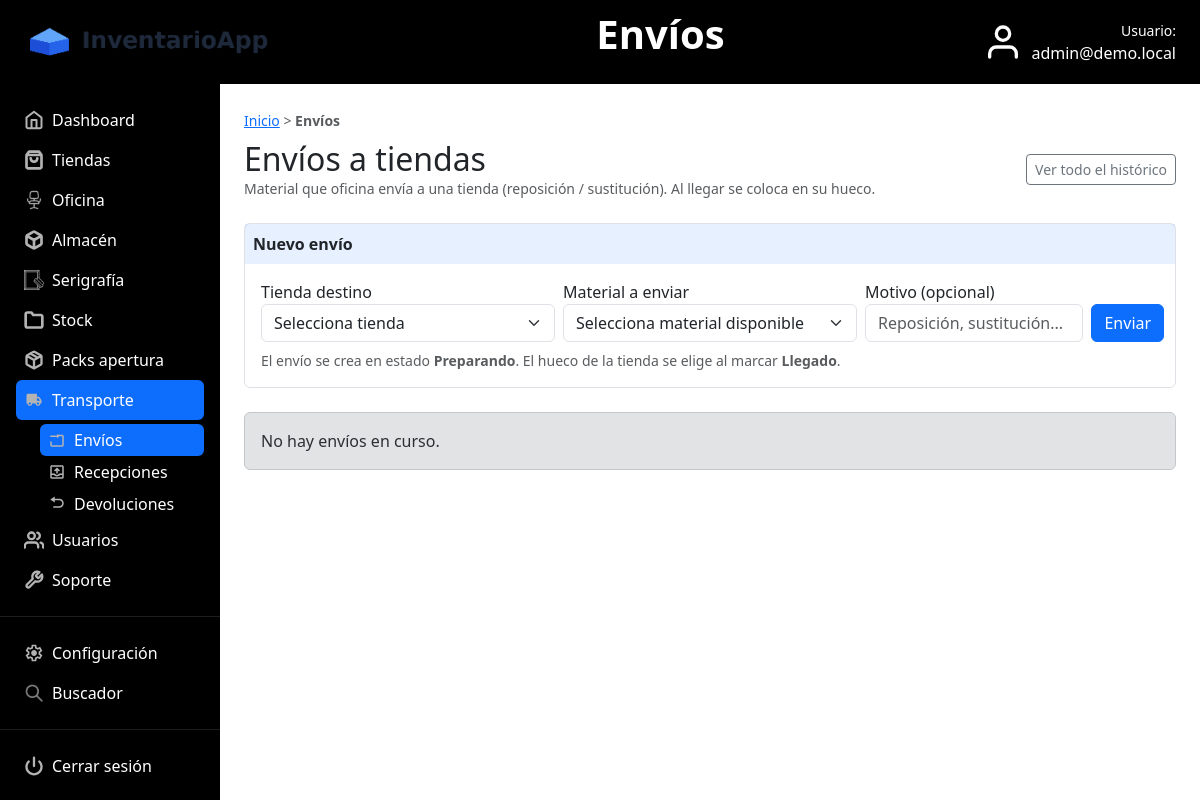
The page /controller/envio.php (signed in) on the database as committed earlier.
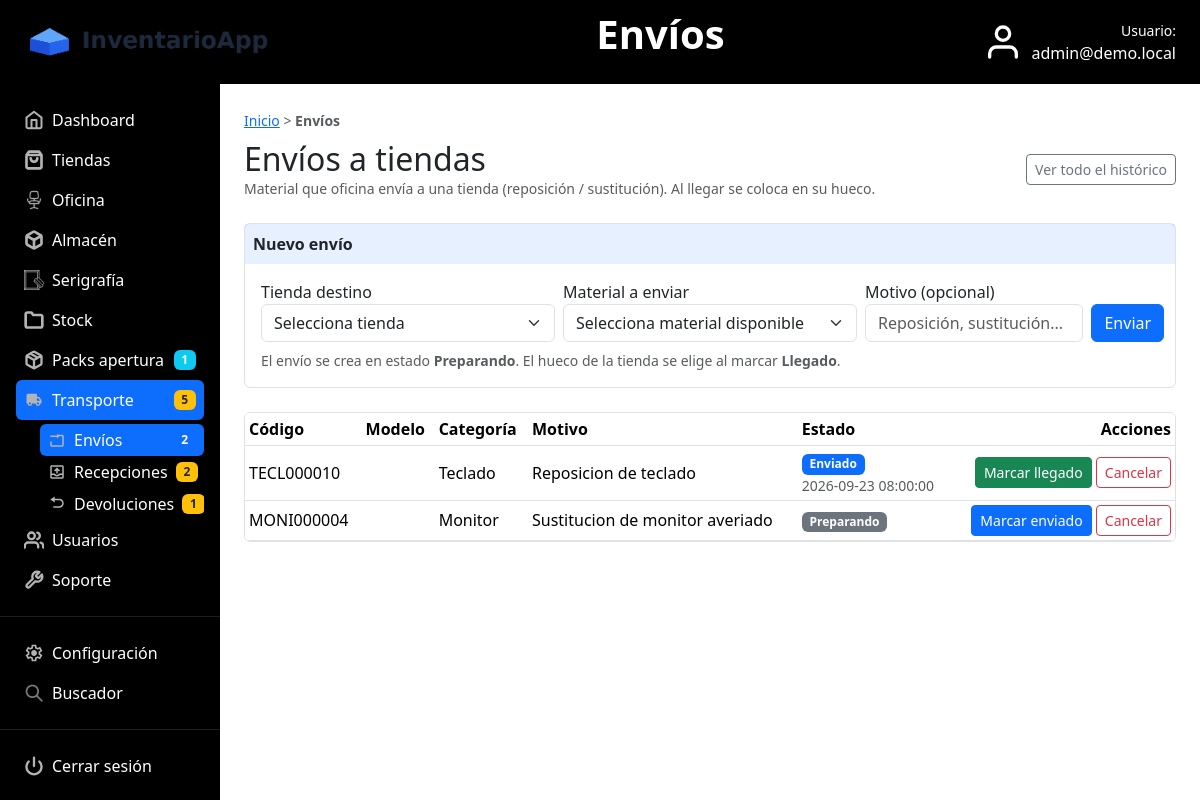
The same page on the database as committed later.
### tables this page shows
CREATE TABLE `envio` (
  `id` int(11) NOT NULL AUTO_INCREMENT,
  `id_producto` int(11) NOT NULL,
  `id_tienda_destino` int(11) NOT NULL,
  `slot_destino` varchar(30) NOT NULL DEFAULT '',
  `motivo` varchar(255) DEFAULT NULL,
  `estado` enum('preparando','enviado','llegado','cancelado') NOT NULL DEFAULT 'preparando',
  `fecha_creacion` datetime NOT NULL DEFAULT current_timestamp(),
  `usuario_creacion` varchar(100) DEFAULT NULL,
  `fecha_enviado` datetime DEFAULT NULL,
  `fecha_llegado` datetime DEFAULT NULL,
  `usuario_llegado` varchar(100) DEFAULT NULL,
  `id_devolucion` int(11) DEFAULT NULL,
  PRIMARY KEY (`id`),
  KEY `idx_estado` (`estado`)
);

CREATE TABLE `producto` (
  `id` int(11) NOT NULL AUTO_INCREMENT,
  `codigo` varchar(50) NOT NULL,
  `modelo` varchar(80) NOT NULL,
  `id_categoria` int(11) NOT NULL,
  `estado` varchar(20) NOT NULL,
  `subtipo` varchar(50) NOT NULL DEFAULT '',
  PRIMARY KEY (`id`),
  UNIQUE KEY `codigo` (`codigo`),
  KEY `id_categoria` (`id_categoria`),
  CONSTRAINT `producto_ibfk_1` FOREIGN KEY (`id_categoria`) REFERENCES `categoria` (`id`)
);

CREATE TABLE `categoria` (
  `id` int(11) NOT NULL AUTO_INCREMENT,
  `nombre` varchar(50) NOT NULL,
  PRIMARY KEY (`id`)
);

### controller/envio.php (called while the page is built, shortened)
<?php
include_once '../model/Envio.php';
include_once '../model/Devolucion.php';
$conexion = InventarioDB::connectDB();
$active = 'envio';
$verTodos = false;
$envios = Envio::listar($conexion, !$verTodos);
include_once '../view/envio_view.php';
exit;

### model/Envio.php (called while the page is built, shortened)
<?php
class Envio
{
    public static function contarEnCurso($cn)
    {
        $stmt = $cn->query("SELECT COUNT(*) AS n FROM envio WHERE estado IN ('preparando','enviado')");
        $fila = $stmt->fetchObject();
        if ($fila) {
            return (int)$fila->n;
        }
        return 0;
    }
    public static function listar($cn, $soloAbiertos)
    {
        $filtro = '';
        if ($soloAbiertos) {
            $filtro = "WHERE e.estado IN ('preparando','enviado')";
        }
        $consulta = "
            SELECT
                e.id, e.slot_destino, e.motivo, e.estado,
                e.fecha_creacion, e.fecha_enviado, e.fecha_llegado, e.usuario_llegado, e.usuario_creacion,
                p.codigo AS codigo, p.modelo AS modelo,
                c.nombre AS categoria,
                t.numero AS tienda_numero, t.nombre AS tienda_nombre
            FROM envio e
            INNER JOIN producto p ON p.id = e.id_producto
            LEFT JOIN categoria c ON c.id = p.id_categoria
            LEFT JOIN tienda t ON t.id = e.id_tienda_destino
            $filtro
            ORDER BY e.fecha_creacion DESC, e.id DESC
        ";
        $stmt = $cn->query($consulta);
        return $stmt->fetchAll(PDO::FETCH_OBJ);
    }
}

### model/Pack.php (called while the page is built, shortened)
<?php
class Pack
{
    public static function contarEnCurso($cn)
    {
        $stmt = $cn->query("SELECT COUNT(*) AS n FROM pack WHERE estado IN ('preparacion','completo','enviado')");
        $fila = $stmt->fetchObject();
        if ($fila) { return (int)$fila->n; }
        return 0;
    }
}

### model/Recepcion.php (called while the page is built, shortened)
<?php
class Recepcion
{
    public static function contarPendientes($cn)
    {
        $stmt = $cn->query("SELECT COUNT(*) AS n FROM recepcion WHERE estado = 'pendiente'");
        $fila = $stmt->fetchObject();
        if ($fila) {
            return (int)$fila->n;
        }
        return 0;
    }
}

### model/Devolucion.php (called while the page is built, shortened)
<?php
class Devolucion
{
    public static function contarPendientes($cn)
    {
        $stmt = $cn->query("SELECT COUNT(*) AS n FROM devolucion WHERE estado = 'pendiente'");
        $fila = $stmt->fetchObject();
        if ($fila) {
            return (int)$fila->n;
        }
        return 0;
    }
}

### view/envio_view.php (the view, shortened to what the changed rows need)
<!DOCTYPE html>
<html lang="es">
<head>
    <link rel="stylesheet" href="../view/css/bootstrap.min.css">
    <link rel="stylesheet" href="../view/css/estilos.css">
</head>
<body class="d-flex flex-column min-vh-100">
    <?php $tituloPagina = 'Envíos'; include_once 'menu.php'; ?>
    <main class="container-fluid flex-grow-1 d-flex p-0">
        <div class="d-flex flex-grow-1 w-100">
            <?php include_once 'sidebar.php'; ?>
            <section class="flex-grow-1 p-4" style="min-width:0;">
                <div class="mb-2">
                    <small class="text-muted">
                    </small>
                </div>
                <div class="d-flex justify-content-between align-items-center mb-4 flex-wrap gap-2">
                    <div>
                        <h2 class="mb-0">Envíos a tiendas</h2>
                    </div>
                    <div>
                    </div>
                </div>
                <div class="border rounded mb-4">
                    <div class="bg-primary bg-opacity-10 p-2 fw-semibold">Nuevo envío</div>
                    <div class="p-3">
                    </div>
                </div>
                <?php include 'envio_lista_parcial.php'; ?>
            </section>
        </div>
    </main>
</body>
</html>

### view/envio_lista_parcial.php (shortened to what the changed rows need)
<?php
$sufijoVolver = '';
?>
<?php if (isset($envios) && count($envios) > 0) { ?>
    <div class="border rounded table-responsive">
        <table class="table table-sm mb-0 align-middle">
            <thead>
                <tr>
                    <th>Código</th>
                    <th>Modelo</th>
                    <th>Categoría</th>
                    <th>Motivo</th>
                    <th>Estado</th>
                    <th class="text-end">Acciones</th>
                </tr>
            </thead>
            <tbody>
                <?php foreach ($envios as $e) { ?>
                    <tr>
                        <td><?php echo $e->codigo; ?></td>
                        <td><?php echo $e->modelo; ?></td>
                        <td><?php if (isset($e->categoria)) { echo $e->categoria; } ?></td>
                        <td>
                            <?php if (isset($e->motivo) && $e->motivo != '') { ?>
                                <?php echo $e->motivo; ?>
                            <?php } else { ?>
                                <span class="text-muted">—</span>
                            <?php } ?>
                        </td>
                        <td>
                            <?php if ($e->estado == 'preparando') { ?>
                                <span class="badge bg-secondary">Preparando</span>
                            <?php } ?>
                            <?php if ($e->estado == 'enviado') { ?>
                                <span class="badge bg-primary">Enviado</span>
                                <?php if (isset($e->fecha_enviado) && $e->fecha_enviado != '') { ?>
                                    <div class="text-muted small"><?php echo $e->fecha_enviado; ?></div>
                                <?php } ?>
                            <?php } ?>
                        </td>
                        <td class="text-end">
                            <?php if ($e->estado == 'preparando') { ?>
                                <a href="envio.php?action=enviado&id=<?php echo $e->id; ?><?php echo $sufijoVolver; ?>"
                                   class="btn btn-primary btn-sm">Marcar enviado</a>
                                <a href="envio.php?action=cancelar&id=<?php echo $e->id; ?><?php echo $sufijoVolver; ?>"
                                   class="btn btn-outline-danger btn-sm"
                                   onclick="return confirm('¿Cancelar este envío? El material vuelve a stock disponible.');">Cancelar</a>
                            <?php } ?>
                            <?php if ($e->estado == 'enviado') { ?>
                                <button type="button" class="btn btn-success btn-sm"
                                        data-bs-toggle="collapse" data-bs-target="#lleg<?php echo $e->id; ?>">
                                    Marcar llegado
                                </button>
                                <a href="envio.php?action=cancelar&id=<?php echo $e->id; ?><?php echo $sufijoVolver; ?>"
                                   class="btn btn-outline-danger btn-sm"
                                   onclick="return confirm('¿Cancelar este envío? El material vuelve a stock disponible.');">Cancelar</a>
                            <?php } ?>
                        </td>
                    </tr>
                <?php } ?>
            </tbody>
        </table>
    </div>
<?php } else { ?>
    <div class="alert alert-secondary mb-0">No hay envíos <?php if (!isset($verTodos) || !$verTodos) { echo 'en curso'; } ?>.</div>
<?php } ?>

### view/sidebar.php (shortened to what the changed rows need)
<?php
include_once __DIR__ . '/../model/Recepcion.php';
$recepcionPendientes = Recepcion::contarPendientes($conexionSidebar);
include_once __DIR__ . '/../model/Pack.php';
$packsEnCurso = Pack::contarEnCurso($conexionSidebar);
include_once __DIR__ . '/../model/Devolucion.php';
$devolucionesPendientes = Devolucion::contarPendientes($conexionSidebar);
include_once __DIR__ . '/../model/Envio.php';
$enviosEnCurso = Envio::contarEnCurso($conexionSidebar);
?>
<nav class="d-none d-lg-flex flex-column bg-black text-white p-0" style="width:220px; min-width:220px;">
    <div class="p-3">
        <?php if ($_SESSION['rol'] == 'admin') { ?>
            <?php if ($active == 'pack') { ?>
                <a href="pack.php" class="menu-link d-flex align-items-center gap-2 text-decoration-none text-white py-2 px-2 rounded active-menu">
            <?php } else { ?>
                <a href="pack.php" class="menu-link d-flex align-items-center gap-2 text-decoration-none text-white py-2 px-2 rounded">
            <?php } ?>
                <img src="../view/img/iconos/pack.svg" alt="" style="width:20px;height:20px;">
                <span>Packs apertura</span>
                <?php if (isset($packsEnCurso) && $packsEnCurso > 0) { ?>
                    <span class="badge bg-info ms-auto"><?php echo $packsEnCurso; ?></span>
                <?php } ?>
            </a>
        <?php } ?>
        <?php
        $transporteActivo = ($active == 'transporte' || $active == 'envio' || $active == 'recepcion' || $active == 'devolucion');
        $totalTransporte = 0;
        if ($_SESSION['rol'] == 'admin' && isset($enviosEnCurso)) { $totalTransporte += $enviosEnCurso; }
        if (isset($recepcionPendientes)) { $totalTransporte += $recepcionPendientes; }
        if (isset($devolucionesPendientes)) { $totalTransporte += $devolucionesPendientes; }
        ?>
        <a href="transporte.php" class="menu-link d-flex align-items-center gap-2 text-decoration-none text-white py-2 px-2 rounded <?php if ($transporteActivo) { echo 'active-menu'; } ?>">
            <img src="../view/img/iconos/transporte.svg" alt="" style="width:20px;height:20px;">
            <span>Transporte</span>
            <?php if ($totalTransporte > 0) { ?>
                <span class="badge bg-warning text-dark ms-auto"><?php echo $totalTransporte; ?></span>
            <?php } ?>
        </a>
        <?php if ($transporteActivo) { ?>
            <div class="ms-4 mt-1 collapse submenu-anim" data-open="1">
                <?php if ($_SESSION['rol'] == 'admin') { ?>
                    <a href="envio.php" class="menu-link d-flex align-items-center gap-2 text-decoration-none text-white py-1 px-2 rounded <?php if ($active == 'envio') { echo 'active-menu'; } ?>">
                        <img src="../view/img/iconos/envio.svg" alt="" style="width:18px;height:18px;">
                        <span>Envíos</span>
                        <?php if (isset($enviosEnCurso) && $enviosEnCurso > 0) { ?>
                            <span class="badge bg-primary ms-auto"><?php echo $enviosEnCurso; ?></span>
                        <?php } ?>
                    </a>
                <?php } ?>
            </div>
        <?php } ?>
    </div>
</nav>

Rows that differ between the two databases and show on the page:
added envio: id_producto.codigo "TECL000010", categoria.nombre "Teclado", motivo "Reposicion de teclado", fecha_enviado "2026-09-23 08:00:00"
added envio: id_producto.codigo "MONI000004", categoria.nombre "Monitor", motivo "Sustitucion de monitor averiado", estado "Preparando"
Other text that changed with them:
$packsEnCurso: (not shown) → "1"
$totalTransporte: (not shown) → "5"
$enviosEnCurso: (not shown) → "2"
text no longer shown: "No hay envíos en curso ."
text now shown: "Código Modelo Categoría Motivo Estado Acciones"
